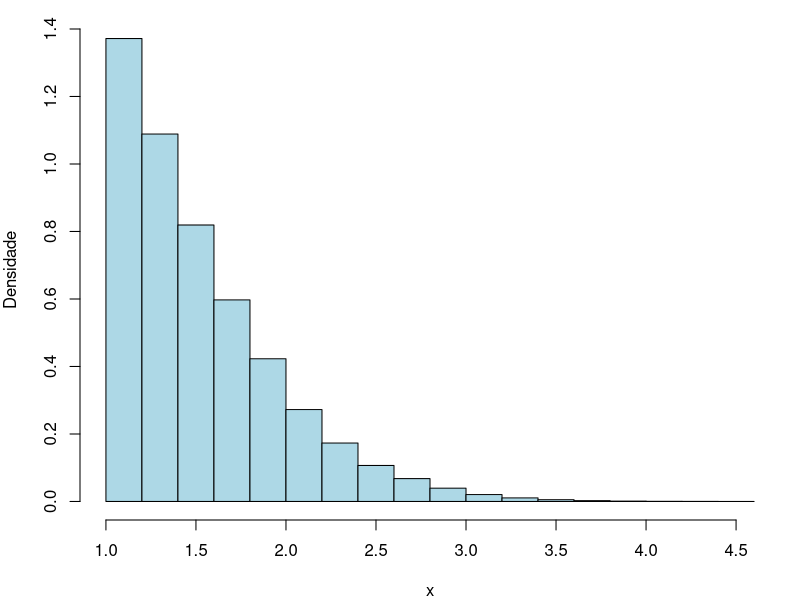

Source code (R): (Note: this script raises an error after producing the figure.)
## ---- chunk 1
library(knitr)
library(kableExtra)
library(ggplot2)
library(stats)
## ---- chunk 2
# parâmetros
set.seed(123456789)
k <- 100000
g <- function(x) exp(x)

# Monte Carlo simples
U_mc <- runif(k)
X_mc <- g(U_mc)
tc_mc <- mean(X_mc) # tc = theta chapéu
var_tc_mc <- var(X_mc) / k
ep_tc_mc <- sqrt(var_tc_mc)

# variável antitética
U_ant <- 1 - U_mc
Y_ant <- (g(U_mc) + g(U_ant)) / 2
tc_ant <- mean(Y_ant)
var_tc_ant <- var(Y_ant) / k
ep_tc_ant <- sqrt(var_tc_ant)

reducao <- ((var_tc_mc - var_tc_ant) / var_tc_mc) * 100 # em percentual
valor_exato <- exp(1) - 1

resultado <- data.frame(
  Método = c("Monte Carlo", "Antitética"),
  Estimativa = c(tc_mc, tc_ant),
  Variância = c(var_tc_mc, var_tc_ant),
  ErroPadrão = c(ep_tc_mc, ep_tc_ant)
)

kable(resultado)
cat("\nValor exato:", round(valor_exato, 7),
    "\nRedução percentual na variância:", round(reducao, 4), "%\n")
## ---- chunk 3

## ---- chunk 4

## ---- chunk 5

## ---- chunk 6
dnormtrunc <- function(x, mu=0, sigma=1, a, b){
  d <- dnorm(x, mu, sigma)/( pnorm(b, mu, sigma) - pnorm(a, mu, sigma) )
}

rnormtrunc <- function(n, mu=0, sigma=1, a, b){
  us <- runif(n)
  amostra <- qnorm( pnorm(a, mu, sigma) + 
                      ( pnorm(b, mu, sigma) - pnorm(a, mu, sigma) )*us, mu, sigma )
}

a=1
b=1000000 #Aproximacao de um numero muito grande como "infinito"
amostra_proposta <- rnormtrunc(100000, a=a, b=b)

par(mar = c(4, 4, 1, 1))
hist(amostra_proposta, col = "lightblue", xlab = expression(x), ylab = "Densidade", 
     prob = T, main = "")
grid <- seq(a, b, by = 0.01)
lines(grid, dnormtrunc(grid, a=a, b=b), col = "red", lwd = 2 )

## ---- chunk 7
N <- 100000
C <- 1 - pnorm(1)
amostras_x <- rnormtrunc(n = N, mu = 0, sigma = 1, a = 1, b = Inf)

estimativa_I <- mean(C * amostras_x^2)
valor_exato <- dnorm(1)

tabela <- data.frame(
  Metodo = c("Estimativa de Monte Carlo", "Valor Analitico"),
  Valor = c(estimativa_I, valor_exato)
)

kable(tabela, 
      caption = "Metodo para Integral",
      booktabs = T) %>%
    kable_styling(bootstrap_options = c("simple", "hover"), 
                  full_width = F,
                  position = "center")
## ---- chunk 8

## ---- chunk 9

## ---- chunk 10
mistura_em <- function(x, mu_init, sigma_init, p_init, max_iter = 100, tol = 1e-6) {
  n <- length(x)
  mu <- mu_init     
  sigma <- sigma_init
  p <- p_init
  
  log_veross <- numeric(max_iter)
  
  for (t in 1:max_iter){
    dcomp1 <- p * dnorm(x, mean = mu[1], sd = sigma[1])
    dcomp2 <- (1 - p) * dnorm(x, mean = mu[2], sd = sigma[2])
    
    dtotal <- dcomp1 + dcomp2
  
    
    gamma1 <- dcomp1 / dtotal 
    gamma2 <- dcomp2 / dtotal
    
    log_veross[t] <- sum(log(dtotal))
    
    n1 <- sum(gamma1)
    n2 <- sum(gamma2)
    
    p_cand <- n1 / n
    
    mu1_cand <- sum(gamma1 * x) / n1
    mu2_cand <- sum(gamma2 * x) / n2
    
    sigma1_sq_cand <- sum(gamma1 * (x - mu1_cand)^2) / n1
    sigma2_sq_cand <- sum(gamma2 * (x - mu2_cand)^2) / n2

    if (sigma1_sq_cand <= 0 || sigma2_sq_cand <= 0) {
      break
    }
    
    p <- p_cand
    mu <- c(mu1_cand, mu2_cand)
    sigma <- c(sqrt(sigma1_sq_cand), sqrt(sigma2_sq_cand))
    
    if (t > 1 && abs(log_veross[t] - log_veross[t-1]) < tol) {
      log_veross <- log_veross[1:t] 
      break
    }
  }
  
  return(list(
    p = p,
    mu = mu,
    sigma = sigma,
    log_veross = log_veross,
    iter = t,
    gammas = data.frame(gamma1 = gamma1, gamma2 = gamma2)
  ))
}
## ---- chunk 11
gerar_mistura <- function(n, p_verd, mu_verd, sigma_verd) {
  componente <- sample(1:2, size = n, replace = TRUE, prob = c(p_verd, 1 - p_verd))
  x <- ifelse(componente == 1, 
              rnorm(n, mean = mu_verd[1], sd = sigma_verd[1]),
              rnorm(n, mean = mu_verd[2], sd = sigma_verd[2]))
  return(x)
}

avaliar_cenario <- function(nome_cenario, n, p_verd, mu_verd, sigma_verd) {
  set.seed(123)
  
  x <- gerar_mistura(n, p_verd, mu_verd, sigma_verd)

  mu_init <- quantile(x, c(0.25, 0.75)) 
  sigma_init <- c(sd(x), sd(x))         
  p_init <- 0.5                          
  
  resultado_em <- mistura_em(x, mu_init, sigma_init, p_init)

  ordem_verd <- order(mu_verd)
  mu_verd <- mu_verd[ordem_verd]
  sigma_verd <- sigma_verd[ordem_verd]
  p_verd <- if (ordem_verd[1] == 1) p_verd else (1 - p_verd)

  ordem_est <- order(resultado_em$mu)
  mu_est <- resultado_em$mu[ordem_est]
  sigma_est <- resultado_em$sigma[ordem_est]
  p_est <- if (ordem_est[1] == 1) resultado_em$p else (1 - resultado_em$p)

  tabela_resultados <- data.frame(
    Parametros = c("p", "Mu", "Sigma"),
    Verdadeiro = c(
      sprintf("%.3f", p_verd),
      sprintf("(%.3f, %.3f)", mu_verd[1], mu_verd[2]),
      sprintf("(%.3f, %.3f)", sigma_verd[1], sigma_verd[2])
    ),
    Estimado_EM = c(
      sprintf("%.3f", p_est),
      sprintf("(%.3f, %.3f)", mu_est[1], mu_est[2]),
      sprintf("(%.3f, %.3f)", sigma_est[1], sigma_est[2])
    )
  )
  
  tabela_formatada <- kable(tabela_resultados,
                            booktabs = T) %>%
    kable_styling(bootstrap_options = c("simple", "hover"), 
                  full_width = F,
                  position = "center")
 
  densidade_mistura <- function(x, p, mu, sigma) {
    p * dnorm(x, mu[1], sigma[1]) + (1 - p) * dnorm(x, mu[2], sigma[2])
  }
  
  df_plot <- data.frame(x = x)
  
  p <- ggplot(df_plot, aes(x = x)) +
    geom_histogram(aes(y = ..density..), bins = 50, fill = "lightblue", 
                   color = "black", alpha = 0.7) +
    stat_function(fun = densidade_mistura, args = list(p = p_verd, mu = mu_verd, 
                                                       sigma = sigma_verd),
                  aes(color = "Verdadeira"), size = 1.2) +
    stat_function(fun = densidade_mistura, args = list(p = p_est, mu = mu_est, 
                                                       sigma = sigma_est),
                  aes(color = "Estimada"), size = 1.2, linetype = "dashed") +
    scale_color_manual(name = "Densidade", 
                       values = c("Verdadeira" = "red3", "Estimada" = "dodgerblue4")) +
    labs(title = nome_cenario,
         subtitle = paste("n =", n),
         x = "Valor",
         y = "Densidade") +
    theme_minimal()
  
  print(p)
  
  cat(paste("O algoritmo convergiu em", resultado_em$iter, "iterações"))
  
  return(tabela_formatada)
}
## ---- chunk 12
avaliar_cenario(
  nome_cenario = "Amostra Grande, Bem Separado",
  n = 2000,
  p_verd = 0.5,
  mu_verd = c(0, 5),
  sigma_verd = c(1, 1)
)
## ---- chunk 13
avaliar_cenario(
  nome_cenario = "Amostra Grande, Muito Próximo",
  n = 2000,
  p_verd = 0.5,
  mu_verd = c(0, 2),
  sigma_verd = c(1, 0.8)
)
## ---- chunk 14
avaliar_cenario(
  nome_cenario = "Amostra Pequena, Bem Separado",
  n = 200,
  p_verd = 0.5,
  mu_verd = c(0, 5),
  sigma_verd = c(1, 1)
)
## ---- chunk 15
avaliar_cenario(
  nome_cenario = "Amostra Pequena, Muito Próximo",
  n = 200,
  p_verd = 0.5,
  mu_verd = c(0, 2),
  sigma_verd = c(1, 0.8)
)
## ---- chunk 16
avaliar_cenario(
  nome_cenario = "Bem separado, p Deslabanceado",
  n = 700,
  p_verd = 0.3,
  mu_verd = c(0, 5),
  sigma_verd = c(1, 1)
)
## ---- chunk 17
avaliar_cenario(
  nome_cenario = "Muito Próximo, p Deslabanceado",
  n = 700,
  p_verd = 0.3,
  mu_verd = c(0, 2),
  sigma_verd = c(1, 0.8)
)
## ---- chunk 18
